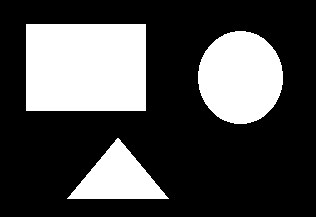
#> input picture Python_Class/Clase_8_Esqueletizado/figuras.bmp, 316 x 217 px
$ python esqueletizado.py
#> lines starting #> are read from the running program, lines starting #| are printed output that depends on the picture; after the words box and inside, x2 and y2 are one past the last pixel; in counts of white or black regions, pixels touching at a corner belong together
import numpy as np
import cv2
from skimage.morphology import skeletonize

a = cv2.imread('figuras.bmp',0) #Leemos una imagen
#> a: shape (217, 316); 28.9% white; 3 white regions, box (x1, y1, x2, y2) and area: (26, 24, 146, 111) 10440, (198, 31, 283, 124) 6193, (67, 138, 169, 199) 3151
cv2.imshow('figuras',a) #Mostramos la imagen que leímos

skeleton = skeletonize(a)
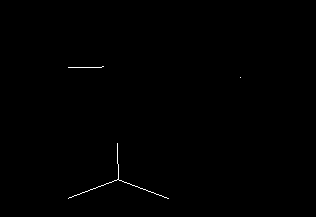
#> skeleton: shape (217, 316) bool; 0.25% white in thin lines or dots, all inside (x1, y1, x2, y2) = (68, 66, 241, 199)

cv2.imshow('skeleton',skeleton) #Mostramos la imagen erosionada


cv2.waitKey(0)
cv2.destroyAllWindows()

#http://opencvpython.blogspot.com/2012/05/skeletonization-using-opencv-python.html
